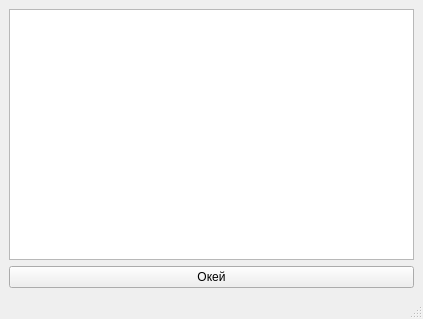
<?xml version="1.0" encoding="UTF-8"?>
<ui version="4.0">
 <class>Minesweeper</class>
 <widget class="QMainWindow" name="Minesweeper">
  <property name="geometry">
   <rect>
    <x>0</x>
    <y>0</y>
    <width>423</width>
    <height>319</height>
   </rect>
  </property>
  <property name="windowTitle">
   <string>Minesweeper</string>
  </property>
  <widget class="QWidget" name="centralwidget">
   <layout class="QGridLayout" name="gridLayout_2">
    <item row="0" column="0">
     <layout class="QGridLayout" name="gridLayout">
      <item row="1" column="0">
       <widget class="QPushButton" name="pushButtonOkey">
        <property name="text">
         <string>Окей</string>
        </property>
       </widget>
      </item>
      <item row="0" column="0">
       <widget class="QTextEdit" name="textEdit"/>
      </item>
     </layout>
    </item>
   </layout>
  </widget>
  <widget class="QMenuBar" name="menubar">
   <property name="geometry">
    <rect>
     <x>0</x>
     <y>0</y>
     <width>423</width>
     <height>21</height>
    </rect>
   </property>
  </widget>
  <widget class="QStatusBar" name="statusbar"/>
 </widget>
 <resources/>
 <connections/>
</ui>
